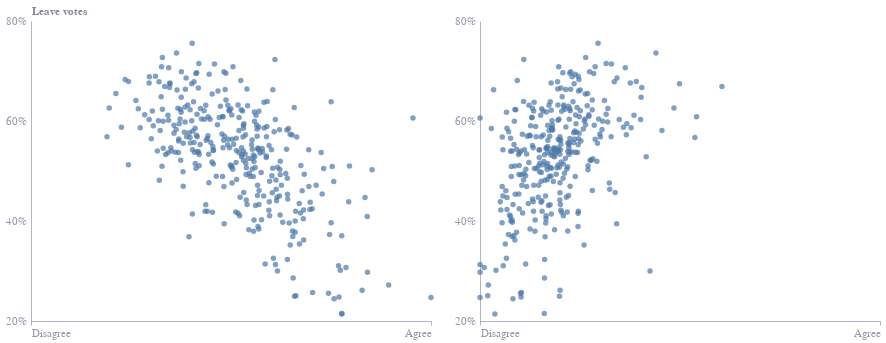

The notebook cell saved with this chart:
### Code cell
# Combine figures 2a and 2b into figure 2
fig2 = fig2a | fig2b
fig2

### Figure 1 — Vega-Lite specification as saved in the notebook (floating-point values rounded to 4 significant figures; data arrays with more than 128 entries replaced by an {"elided": "..."} marker saying what was removed)
{"config": {"font": "Circular Std", "text": {"color": "#676A86", "align": "left", "baseline": "middle", "dx": 7, "dy": 0, "fontSize": 11}, "view": {"stroke": null, "continuousWidth": 400, "continuousHeight": 300, "discreteWidth": 400, "discreteHeight": 300}, "range": {"category": ["#36B7B4", "#E6224B", "#F4C245", "#0063AF", "#00A767", "#179FDB", "#EB5C2E"], "diverging": ["#E6224B", "#E54753", "#C9C9C9", "#179FDB", "#122B39"], "heatmap": ["#C9C9C9", "#179FDB", "#0063AF", "#122B39"], "ordinal": ["#00A767", "#36B7B4", "#179FDB", "#0063AF", "#243B5A"]}, "bar": {"color": "#179fdb"}, "line": {"color": "#e6224b"}, "rule": {"color": "#676A86"}, "area": {"opacity": 0.3}, "point": {"filled": true, "size": 80, "color": "#e6224b", "opacity": 0.95}, "geoshape": {"stroke": "white", "strokeWidth": 0.3}, "rect": {"fill": "#d6d4d4", "opacity": 0.3}, "axis": {"labelColor": "#676A86", "labelFontSize": 11, "labelFont": "Circular Std", "labelOpacity": 0.7, "tickColor": "#676A86", "tickOpacity": 0.5, "domainColor": "#676A86", "domainOpacity": 0.5, "gridColor": "#676A86", "gridDash": [2, 2], "gridOpacity": 0.5, "title": null, "titleColor": "#676A86", "titleOpacity": 0.8, "tickSize": 4}, "axisXDiscrete": {"grid": false, "labelAngle": 0, "tickCount": 10, "tickOpacity": 0.5, "title": null}, "axisYDiscrete": {"ticks": false, "labelPadding": 5}, "axisXTemporal": {"grid": false, "ticks": true}, "axisXQuantitative": {"grid": true}, "axisYQuantitative": {"gridColor": "#676A86", "gridDash": [1, 5], "gridOpacity": 0.5, "ticks": false, "labelPadding": 5, "tickCount": 8, "titleAngle": 0, "titleAlign": "left", "titleBaseline": "bottom", "titleX": 0, "titleY": -5}, "title": {"color": "#676A86E6", "subtitleColor": "#676A86", "font": "Circular Std", "subtitleFont": "Circular Std", "anchor": "start", "fontSize": 14, "subtitleFontSize": 12, "subtitlePadding": 4, "offset": 0, "frame": "group"}, "legend": {"titleColor": "#122b39", "title": null, "labelColor": "#122b39", "labelFontSize": 11}}, "hconcat": [{"data": {"name": "data-5efc64d365b4b758b0074dd36fbb3f19"}, "mark": {"type": "circle"}, "encoding": {"tooltip": [{"field": "agree", "format": ".2f", "title": "Level of Agreement", "type": "quantitative"}, {"field": "leave_vote", "format": ".2f", "title": "Leave Vote (%)", "type": "quantitative"}], "x": {"axis": {"grid": false, "labelExpr": "datum.value == 0 ? \"Disagree\" : \"Agree\"", "values": [0, 1]}, "field": "agree", "scale": {"domain": [0, 1]}, "title": "", "type": "quantitative"}, "y": {"axis": {"grid": false, "labelExpr": "datum.value + \"%\"", "values": [20, 40, 60, 80]}, "field": "leave_vote", "scale": {"domain": [20, 80]}, "title": "Leave votes", "type": "quantitative"}}}, {"data": {"name": "data-485c08d092e1755ceed049c21bfd8cc2"}, "mark": {"type": "circle"}, "encoding": {"tooltip": [{"field": "agree", "format": ".2f", "title": "Level of Agreement", "type": "quantitative"}, {"field": "leave_vote", "format": ".2f", "title": "Leave Vote (%)", "type": "quantitative"}], "x": {"axis": {"grid": false, "labelExpr": "datum.value == 0 ? \"Disagree\" : \"Agree\"", "values": [0, 1]}, "field": "agree", "scale": {"domain": [0, 1]}, "title": "", "type": "quantitative"}, "y": {"axis": {"grid": false, "labelExpr": "datum.value + \"%\"", "values": [20, 40, 60, 80]}, "field": "leave_vote", "scale": {"domain": [20, 80]}, "title": "", "type": "quantitative"}}}], "$schema": "https://vega.github.io/schema/vega-lite/v6.1.0.json", "datasets": {"data-5efc64d365b4b758b0074dd36fbb3f19": {"elided": "333 records"}, "data-485c08d092e1755ceed049c21bfd8cc2": {"elided": "334 records"}}}
